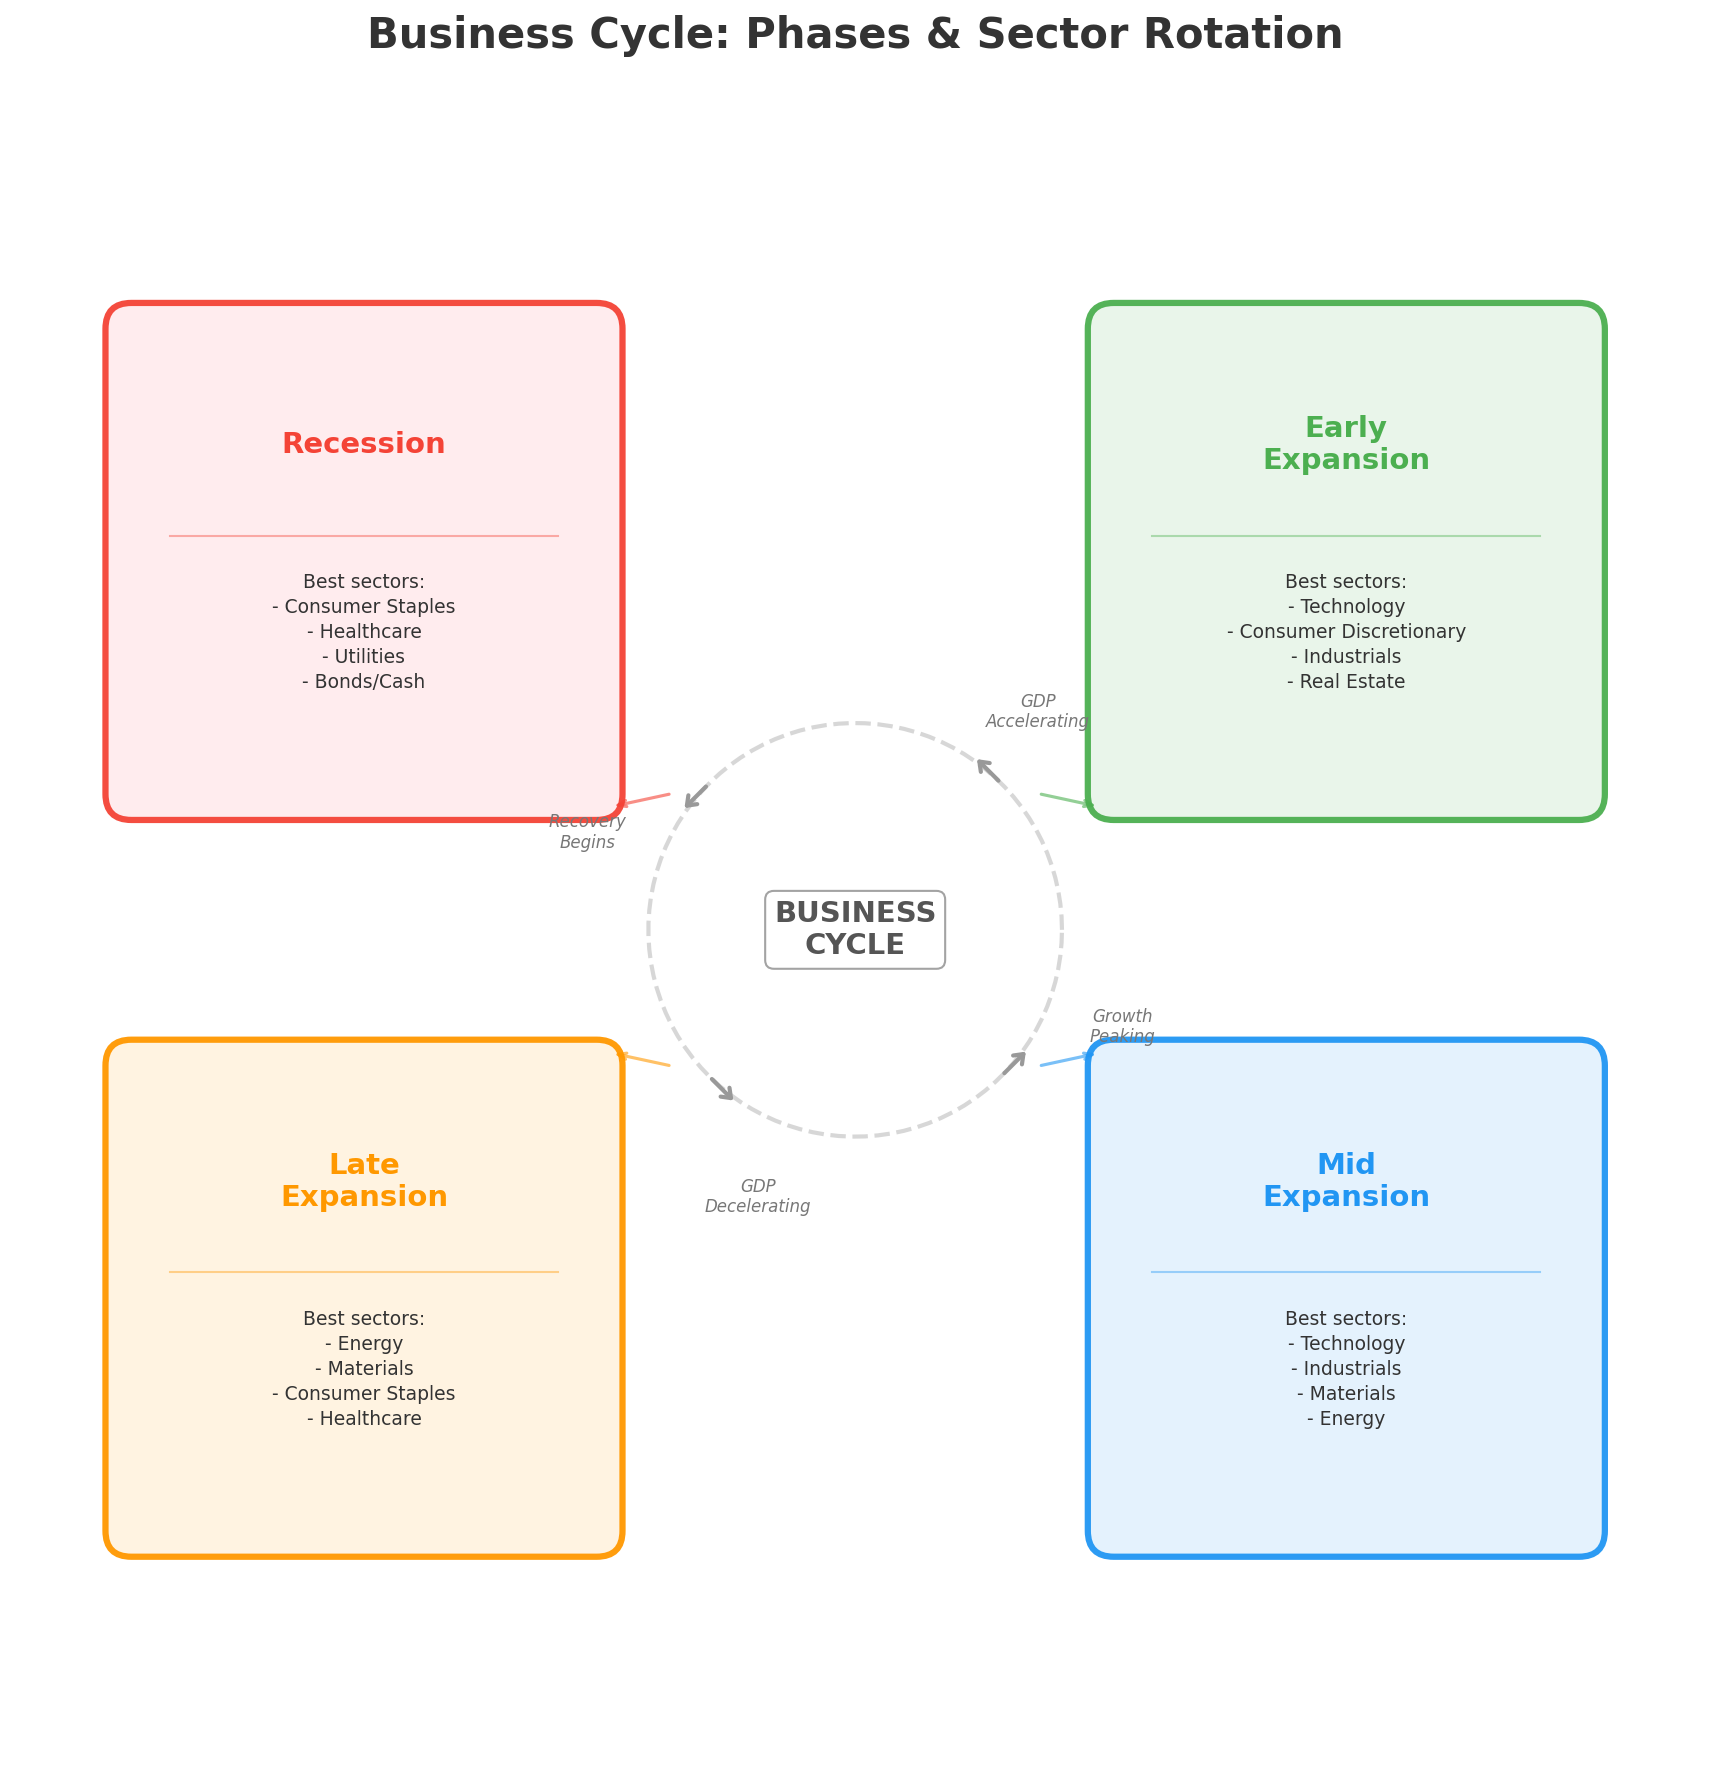

Write Python code to recreate this figure.
"""
Week 10: Business Cycle Phases Diagram
========================================
Circular diagram showing the four phases of the business cycle:
Early Expansion, Mid Expansion, Late Expansion, and Recession.
Each phase is labeled with the sectors that historically perform best.

Output: week10_business_cycle.png
"""

import matplotlib.pyplot as plt
import matplotlib.patches as mpatches
import numpy as np

# --- Business cycle phases ---
phases = [
    {
        "name": "Early\nExpansion",
        "sectors": "Best sectors:\n- Technology\n- Consumer Discretionary\n- Industrials\n- Real Estate",
        "color": "#4CAF50",
        "light": "#E8F5E9",
    },
    {
        "name": "Mid\nExpansion",
        "sectors": "Best sectors:\n- Technology\n- Industrials\n- Materials\n- Energy",
        "color": "#2196F3",
        "light": "#E3F2FD",
    },
    {
        "name": "Late\nExpansion",
        "sectors": "Best sectors:\n- Energy\n- Materials\n- Consumer Staples\n- Healthcare",
        "color": "#FF9800",
        "light": "#FFF3E0",
    },
    {
        "name": "Recession",
        "sectors": "Best sectors:\n- Consumer Staples\n- Healthcare\n- Utilities\n- Bonds/Cash",
        "color": "#F44336",
        "light": "#FFEBEE",
    },
]

# --- Create figure ---
fig, ax = plt.subplots(figsize=(12, 12))
ax.set_xlim(-6.5, 6.5)
ax.set_ylim(-6.5, 6.5)
ax.set_aspect("equal")
ax.axis("off")

# Center of the diagram
cx, cy = 0, 0
radius = 3.8  # Radius for phase placement
box_radius = 1.8  # Half-size of each box

# Draw a circular arrow path in the center
theta = np.linspace(0, 2 * np.pi, 100)
circle_r = 1.6
ax.plot(circle_r * np.cos(theta), circle_r * np.sin(theta),
        color="#BDBDBD", linewidth=2, linestyle="--", alpha=0.6)

# Draw arrowheads on the circle to show clockwise direction
for angle_deg in [45, 135, 225, 315]:
    angle = np.radians(angle_deg)
    x = circle_r * np.cos(angle)
    y = circle_r * np.sin(angle)
    # Tangent direction (clockwise)
    dx = -np.sin(angle) * 0.3
    dy = np.cos(angle) * 0.3
    ax.annotate("", xy=(x + dx, y + dy), xytext=(x, y),
                arrowprops=dict(arrowstyle="->, head_width=0.3", color="#999", lw=2))

# Center label
ax.text(0, 0, "BUSINESS\nCYCLE", fontsize=14, fontweight="bold",
        ha="center", va="center", color="#555",
        bbox=dict(boxstyle="round,pad=0.3", facecolor="white", edgecolor="#999", alpha=0.9))

# --- Draw each phase as a box positioned around the circle ---
# Positions: top-right, bottom-right, bottom-left, top-left (clockwise)
positions = [
    (radius, radius * 0.75),       # Early Expansion (top-right)
    (radius, -radius * 0.75),      # Mid Expansion (bottom-right)
    (-radius, -radius * 0.75),     # Late Expansion (bottom-left)
    (-radius, radius * 0.75),      # Recession (top-left)
]

for i, (phase, pos) in enumerate(zip(phases, positions)):
    px, py = pos

    # Draw rounded box
    box = mpatches.FancyBboxPatch(
        (px - box_radius, py - box_radius), box_radius * 2, box_radius * 2,
        boxstyle="round,pad=0.2",
        facecolor=phase["light"],
        edgecolor=phase["color"],
        linewidth=3,
        alpha=0.95,
    )
    ax.add_patch(box)

    # Phase name (bold, colored)
    ax.text(px, py + 0.9, phase["name"], fontsize=14, fontweight="bold",
            color=phase["color"], ha="center", va="center")

    # Horizontal divider line
    ax.plot([px - box_radius + 0.3, px + box_radius - 0.3], [py + 0.2, py + 0.2],
            color=phase["color"], linewidth=1, alpha=0.4)

    # Sector text
    ax.text(px, py - 0.55, phase["sectors"], fontsize=9,
            color="#333", ha="center", va="center", linespacing=1.4)

    # Draw connecting arrow from center circle to box
    angle_to_box = np.arctan2(py, px)
    start_x = circle_r * np.cos(angle_to_box) * 1.1
    start_y = circle_r * np.sin(angle_to_box) * 1.1
    end_x = px - np.sign(px) * (box_radius + 0.1)
    end_y = py - np.sign(py) * (box_radius + 0.1) if abs(py) > 0.5 else py
    ax.annotate(
        "", xy=(end_x, end_y), xytext=(start_x, start_y),
        arrowprops=dict(arrowstyle="->, head_width=0.15", color=phase["color"],
                        lw=1.5, alpha=0.6, connectionstyle="arc3,rad=0"),
    )

# --- Phase transition labels along the circle ---
transition_labels = [
    ("GDP\nAccelerating", 50),
    ("Growth\nPeaking", -20),
    ("GDP\nDecelerating", -110),
    ("Recovery\nBegins", 160),
]
for (label, angle_deg) in transition_labels:
    angle = np.radians(angle_deg)
    tx = (circle_r + 0.6) * np.cos(angle)
    ty = (circle_r + 0.6) * np.sin(angle)
    ax.text(tx, ty, label, fontsize=8, ha="center", va="center",
            color="#777", style="italic")

# --- Title ---
ax.set_title("Business Cycle: Phases & Sector Rotation",
             fontsize=20, fontweight="bold", pad=20, color="#333")

fig.tight_layout()

# --- Save output ---
output_path = "B:/chanmainvest/tutorial/course/animation/week10_business_cycle.png"
fig.savefig(output_path, dpi=150, bbox_inches="tight")
plt.close(fig)
print(f"Saved: {output_path}")
